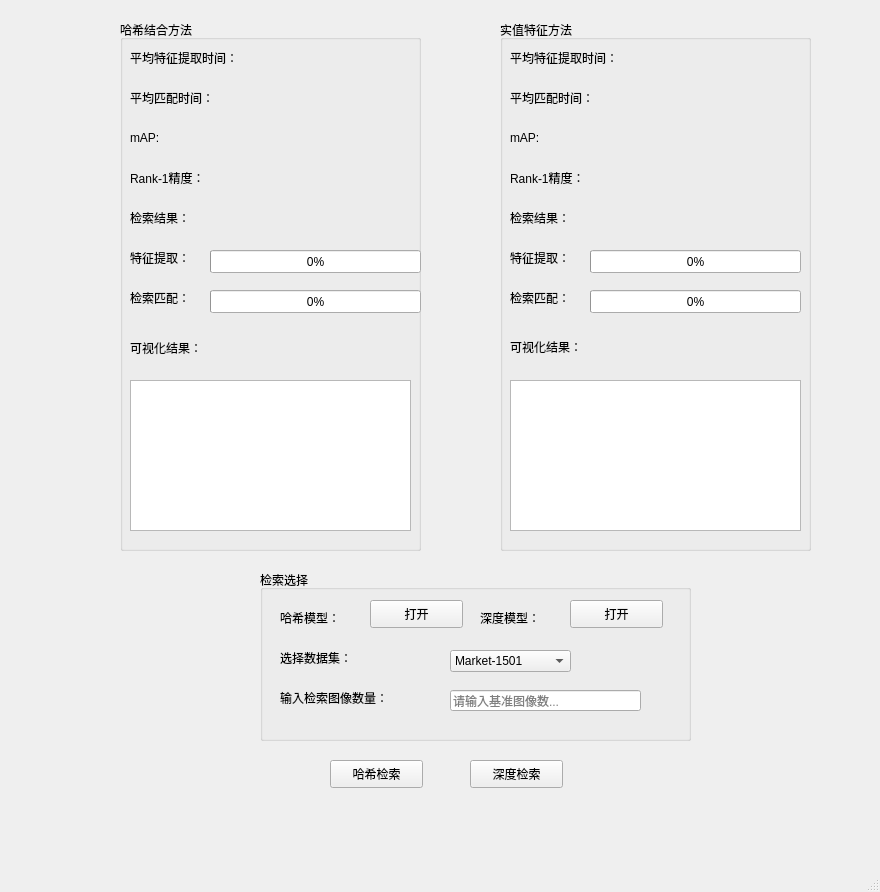
<?xml version="1.0" encoding="UTF-8"?>
<ui version="4.0">
 <class>MainWindow</class>
 <widget class="QMainWindow" name="MainWindow">
  <property name="geometry">
   <rect>
    <x>0</x>
    <y>0</y>
    <width>880</width>
    <height>892</height>
   </rect>
  </property>
  <property name="windowTitle">
   <string>行人再识别检索系统</string>
  </property>
  <widget class="QWidget" name="centralwidget">
   <widget class="QPushButton" name="pushButton">
    <property name="geometry">
     <rect>
      <x>330</x>
      <y>760</y>
      <width>93</width>
      <height>28</height>
     </rect>
    </property>
    <property name="text">
     <string>哈希检索</string>
    </property>
   </widget>
   <widget class="QGroupBox" name="groupBox">
    <property name="geometry">
     <rect>
      <x>120</x>
      <y>20</y>
      <width>301</width>
      <height>531</height>
     </rect>
    </property>
    <property name="title">
     <string>哈希结合方法</string>
    </property>
    <widget class="QLabel" name="label_4">
     <property name="geometry">
      <rect>
       <x>10</x>
       <y>30</y>
       <width>141</width>
       <height>16</height>
      </rect>
     </property>
     <property name="text">
      <string>平均特征提取时间：</string>
     </property>
    </widget>
    <widget class="QLabel" name="label_6">
     <property name="geometry">
      <rect>
       <x>10</x>
       <y>70</y>
       <width>111</width>
       <height>16</height>
      </rect>
     </property>
     <property name="text">
      <string>平均匹配时间：</string>
     </property>
    </widget>
    <widget class="QLabel" name="label_">
     <property name="geometry">
      <rect>
       <x>10</x>
       <y>150</y>
       <width>101</width>
       <height>16</height>
      </rect>
     </property>
     <property name="text">
      <string>Rank-1精度：</string>
     </property>
    </widget>
    <widget class="QLabel" name="label_8">
     <property name="geometry">
      <rect>
       <x>10</x>
       <y>190</y>
       <width>81</width>
       <height>16</height>
      </rect>
     </property>
     <property name="text">
      <string>检索结果：</string>
     </property>
    </widget>
    <widget class="QProgressBar" name="progressBar_extrator">
     <property name="geometry">
      <rect>
       <x>90</x>
       <y>230</y>
       <width>211</width>
       <height>23</height>
      </rect>
     </property>
     <property name="value">
      <number>0</number>
     </property>
    </widget>
    <widget class="QLabel" name="label_extrator">
     <property name="geometry">
      <rect>
       <x>10</x>
       <y>230</y>
       <width>81</width>
       <height>16</height>
      </rect>
     </property>
     <property name="text">
      <string>特征提取：</string>
     </property>
    </widget>
    <widget class="QLabel" name="label_match">
     <property name="geometry">
      <rect>
       <x>10</x>
       <y>270</y>
       <width>81</width>
       <height>16</height>
      </rect>
     </property>
     <property name="text">
      <string>检索匹配：</string>
     </property>
    </widget>
    <widget class="QProgressBar" name="progressBar_match">
     <property name="geometry">
      <rect>
       <x>90</x>
       <y>270</y>
       <width>211</width>
       <height>23</height>
      </rect>
     </property>
     <property name="value">
      <number>0</number>
     </property>
    </widget>
    <widget class="QLabel" name="label_alltime">
     <property name="geometry">
      <rect>
       <x>160</x>
       <y>30</y>
       <width>91</width>
       <height>16</height>
      </rect>
     </property>
     <property name="text">
      <string/>
     </property>
    </widget>
    <widget class="QLabel" name="label_average">
     <property name="geometry">
      <rect>
       <x>130</x>
       <y>70</y>
       <width>101</width>
       <height>16</height>
      </rect>
     </property>
     <property name="text">
      <string/>
     </property>
    </widget>
    <widget class="QLabel" name="label_Rank1">
     <property name="geometry">
      <rect>
       <x>100</x>
       <y>150</y>
       <width>111</width>
       <height>16</height>
      </rect>
     </property>
     <property name="text">
      <string/>
     </property>
    </widget>
    <widget class="QGraphicsView" name="graphicsView">
     <property name="geometry">
      <rect>
       <x>10</x>
       <y>360</y>
       <width>281</width>
       <height>151</height>
      </rect>
     </property>
    </widget>
    <widget class="QLabel" name="label_match_2">
     <property name="geometry">
      <rect>
       <x>10</x>
       <y>320</y>
       <width>81</width>
       <height>16</height>
      </rect>
     </property>
     <property name="text">
      <string>可视化结果：</string>
     </property>
    </widget>
    <widget class="QLabel" name="label_1">
     <property name="geometry">
      <rect>
       <x>10</x>
       <y>110</y>
       <width>101</width>
       <height>16</height>
      </rect>
     </property>
     <property name="text">
      <string>mAP:</string>
     </property>
    </widget>
    <widget class="QLabel" name="label_Rank1_2">
     <property name="geometry">
      <rect>
       <x>100</x>
       <y>110</y>
       <width>111</width>
       <height>16</height>
      </rect>
     </property>
     <property name="text">
      <string/>
     </property>
    </widget>
   </widget>
   <widget class="QGroupBox" name="groupBox_3">
    <property name="geometry">
     <rect>
      <x>260</x>
      <y>570</y>
      <width>431</width>
      <height>171</height>
     </rect>
    </property>
    <property name="title">
     <string>检索选择</string>
    </property>
    <widget class="QComboBox" name="comboBox_dataset">
     <property name="geometry">
      <rect>
       <x>190</x>
       <y>80</y>
       <width>121</width>
       <height>22</height>
      </rect>
     </property>
     <item>
      <property name="text">
       <string>Market-1501</string>
      </property>
     </item>
     <item>
      <property name="text">
       <string>DukeMTMC-reID</string>
      </property>
     </item>
     <item>
      <property name="text">
       <string>CUHK03</string>
      </property>
     </item>
    </widget>
    <widget class="QLineEdit" name="lineEdit_imagenum">
     <property name="geometry">
      <rect>
       <x>190</x>
       <y>120</y>
       <width>191</width>
       <height>21</height>
      </rect>
     </property>
     <property name="inputMethodHints">
      <set>Qt::ImhDigitsOnly</set>
     </property>
     <property name="text">
      <string/>
     </property>
     <property name="placeholderText">
      <string>请输入基准图像数...</string>
     </property>
    </widget>
    <widget class="QLabel" name="label">
     <property name="geometry">
      <rect>
       <x>20</x>
       <y>80</y>
       <width>121</width>
       <height>16</height>
      </rect>
     </property>
     <property name="text">
      <string>选择数据集：</string>
     </property>
    </widget>
    <widget class="QLabel" name="label_2">
     <property name="geometry">
      <rect>
       <x>20</x>
       <y>120</y>
       <width>141</width>
       <height>16</height>
      </rect>
     </property>
     <property name="text">
      <string>输入检索图像数量：</string>
     </property>
    </widget>
    <widget class="QLabel" name="label_3">
     <property name="geometry">
      <rect>
       <x>20</x>
       <y>40</y>
       <width>121</width>
       <height>16</height>
      </rect>
     </property>
     <property name="text">
      <string>哈希模型：</string>
     </property>
    </widget>
    <widget class="QPushButton" name="pushButton_choosemodel">
     <property name="geometry">
      <rect>
       <x>110</x>
       <y>30</y>
       <width>93</width>
       <height>28</height>
      </rect>
     </property>
     <property name="text">
      <string>打开</string>
     </property>
    </widget>
    <widget class="QLabel" name="label_7">
     <property name="geometry">
      <rect>
       <x>220</x>
       <y>40</y>
       <width>81</width>
       <height>16</height>
      </rect>
     </property>
     <property name="text">
      <string>深度模型：</string>
     </property>
    </widget>
    <widget class="QPushButton" name="pushButton_choosemodel_deep">
     <property name="geometry">
      <rect>
       <x>310</x>
       <y>30</y>
       <width>93</width>
       <height>28</height>
      </rect>
     </property>
     <property name="text">
      <string>打开</string>
     </property>
    </widget>
   </widget>
   <widget class="QGroupBox" name="groupBox_2">
    <property name="geometry">
     <rect>
      <x>500</x>
      <y>20</y>
      <width>311</width>
      <height>531</height>
     </rect>
    </property>
    <property name="title">
     <string>实值特征方法</string>
    </property>
    <widget class="QLabel" name="label_19">
     <property name="geometry">
      <rect>
       <x>10</x>
       <y>30</y>
       <width>141</width>
       <height>16</height>
      </rect>
     </property>
     <property name="text">
      <string>平均特征提取时间：</string>
     </property>
    </widget>
    <widget class="QLabel" name="label_20">
     <property name="geometry">
      <rect>
       <x>10</x>
       <y>70</y>
       <width>111</width>
       <height>16</height>
      </rect>
     </property>
     <property name="text">
      <string>平均匹配时间：</string>
     </property>
    </widget>
    <widget class="QLabel" name="label_21">
     <property name="geometry">
      <rect>
       <x>10</x>
       <y>150</y>
       <width>101</width>
       <height>16</height>
      </rect>
     </property>
     <property name="text">
      <string>Rank-1精度：</string>
     </property>
    </widget>
    <widget class="QLabel" name="label_22">
     <property name="geometry">
      <rect>
       <x>10</x>
       <y>190</y>
       <width>81</width>
       <height>16</height>
      </rect>
     </property>
     <property name="text">
      <string>检索结果：</string>
     </property>
    </widget>
    <widget class="QProgressBar" name="progressBar_realextrator">
     <property name="geometry">
      <rect>
       <x>90</x>
       <y>230</y>
       <width>211</width>
       <height>23</height>
      </rect>
     </property>
     <property name="value">
      <number>0</number>
     </property>
    </widget>
    <widget class="QLabel" name="label_23">
     <property name="geometry">
      <rect>
       <x>10</x>
       <y>230</y>
       <width>81</width>
       <height>16</height>
      </rect>
     </property>
     <property name="text">
      <string>特征提取：</string>
     </property>
    </widget>
    <widget class="QLabel" name="label_25">
     <property name="geometry">
      <rect>
       <x>10</x>
       <y>270</y>
       <width>81</width>
       <height>16</height>
      </rect>
     </property>
     <property name="text">
      <string>检索匹配：</string>
     </property>
    </widget>
    <widget class="QProgressBar" name="progressBar_realmatch">
     <property name="geometry">
      <rect>
       <x>90</x>
       <y>270</y>
       <width>211</width>
       <height>23</height>
      </rect>
     </property>
     <property name="value">
      <number>0</number>
     </property>
    </widget>
    <widget class="QLabel" name="label_alltime_2">
     <property name="geometry">
      <rect>
       <x>170</x>
       <y>30</y>
       <width>91</width>
       <height>16</height>
      </rect>
     </property>
     <property name="text">
      <string/>
     </property>
    </widget>
    <widget class="QLabel" name="label_averagetime">
     <property name="geometry">
      <rect>
       <x>130</x>
       <y>70</y>
       <width>101</width>
       <height>16</height>
      </rect>
     </property>
     <property name="text">
      <string/>
     </property>
    </widget>
    <widget class="QLabel" name="label_realRank1">
     <property name="geometry">
      <rect>
       <x>100</x>
       <y>150</y>
       <width>111</width>
       <height>16</height>
      </rect>
     </property>
     <property name="text">
      <string/>
     </property>
    </widget>
    <widget class="QLabel" name="label_match_3">
     <property name="geometry">
      <rect>
       <x>10</x>
       <y>319</y>
       <width>81</width>
       <height>16</height>
      </rect>
     </property>
     <property name="text">
      <string>可视化结果：</string>
     </property>
    </widget>
    <widget class="QGraphicsView" name="graphicsView_2">
     <property name="geometry">
      <rect>
       <x>10</x>
       <y>360</y>
       <width>291</width>
       <height>151</height>
      </rect>
     </property>
    </widget>
    <widget class="QLabel" name="label_33">
     <property name="geometry">
      <rect>
       <x>10</x>
       <y>110</y>
       <width>101</width>
       <height>16</height>
      </rect>
     </property>
     <property name="text">
      <string>mAP:</string>
     </property>
    </widget>
    <widget class="QLabel" name="label_realRank1_3">
     <property name="geometry">
      <rect>
       <x>100</x>
       <y>110</y>
       <width>111</width>
       <height>16</height>
      </rect>
     </property>
     <property name="text">
      <string/>
     </property>
    </widget>
   </widget>
   <widget class="QPushButton" name="pushButton_2">
    <property name="geometry">
     <rect>
      <x>470</x>
      <y>760</y>
      <width>93</width>
      <height>28</height>
     </rect>
    </property>
    <property name="text">
     <string>深度检索</string>
    </property>
   </widget>
  </widget>
  <widget class="QMenuBar" name="menubar">
   <property name="geometry">
    <rect>
     <x>0</x>
     <y>0</y>
     <width>880</width>
     <height>26</height>
    </rect>
   </property>
  </widget>
  <widget class="QStatusBar" name="statusbar"/>
 </widget>
 <tabstops>
  <tabstop>pushButton_choosemodel</tabstop>
  <tabstop>comboBox_dataset</tabstop>
  <tabstop>lineEdit_imagenum</tabstop>
  <tabstop>pushButton</tabstop>
 </tabstops>
 <resources/>
 <connections>
  <connection>
   <sender>pushButton_choosemodel</sender>
   <signal>clicked()</signal>
   <receiver>pushButton_choosemodel</receiver>
   <slot>click()</slot>
   <hints>
    <hint type="sourcelabel">
     <x>390</x>
     <y>448</y>
    </hint>
    <hint type="destinationlabel">
     <x>390</x>
     <y>448</y>
    </hint>
   </hints>
  </connection>
  <connection>
   <sender>pushButton_choosemodel_deep</sender>
   <signal>clicked()</signal>
   <receiver>pushButton_choosemodel_deep</receiver>
   <slot>click()</slot>
   <hints>
    <hint type="sourcelabel">
     <x>564</x>
     <y>449</y>
    </hint>
    <hint type="destinationlabel">
     <x>564</x>
     <y>449</y>
    </hint>
   </hints>
  </connection>
  <connection>
   <sender>pushButton</sender>
   <signal>clicked()</signal>
   <receiver>pushButton</receiver>
   <slot>click()</slot>
   <hints>
    <hint type="sourcelabel">
     <x>464</x>
     <y>608</y>
    </hint>
    <hint type="destinationlabel">
     <x>464</x>
     <y>608</y>
    </hint>
   </hints>
  </connection>
 </connections>
</ui>
